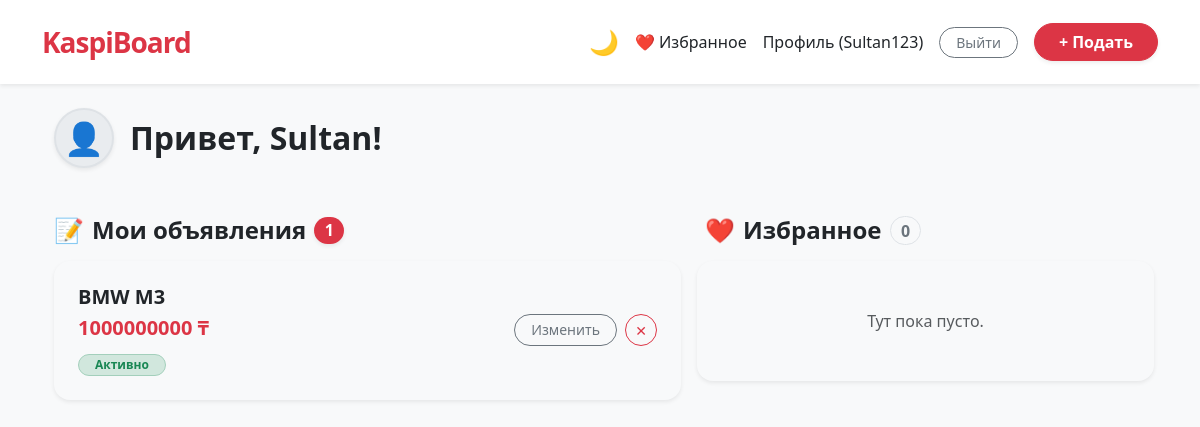
Page /profile/ (signed in) on the committed database.
### core_app/models.py (models this page shows, shortened)
class Ad(models.Model):
    uuid = models.UUIDField(default=uuid.uuid4, editable=False, unique=True)
    author = models.ForeignKey(User, on_delete=models.CASCADE, related_name='ads', verbose_name="Автор")
    category = models.ForeignKey(Category, on_delete=models.CASCADE, related_name='ads', verbose_name="Категория")
    city = models.ForeignKey(City, on_delete=models.CASCADE, related_name='ads', verbose_name="Город")
    title = models.CharField(max_length=200)
    description = models.TextField()
    price = models.PositiveIntegerField(verbose_name="Цена (в тенге)", help_text="Укажите 0, если бесплатно")
    image = models.URLField(max_length=500, blank=True, null=True, verbose_name="URL изображения товара")
    is_top = models.BooleanField(default=False, verbose_name="В топе")
    vip_requested = models.BooleanField(default=False, verbose_name="Заявка на VIP")
    created_at = models.DateTimeField(auto_now_add=True)
    updated_at = models.DateTimeField(auto_now=True)
    is_moderated = models.BooleanField(default=False, verbose_name="Прошло модерацию")

### core_app/views.py (the view)
# urls.py: path('profile/', views.profile_view, name='profile'),
@login_required
def profile_view(request):
    my_ads = Ad.objects.filter(author=request.user).order_by('-created_at')
    favorites = Favorite.objects.filter(user=request.user).select_related('ad')
    return render(request, 'profile.html', {'my_ads': my_ads, 'favorites': favorites})

### core_app/templates/profile.html (shortened to what this page needs)
{% extends 'base.html' %}
{% block content %}
<div class="container mt-4 animate-fade-in">
    <div class="d-flex align-items-center mb-5 profile-header">
        <div class="avatar-circle me-3 shadow-sm animate-bounce-low">
            <span class="fs-2">👤</span>
        </div>
        <h2 class="fw-bold mb-0 text-body">Привет, {{ user.first_name|default:user.username }}!</h2>
    </div>
    <div class="row g-4">
        <div class="col-md-7">
            <h4 class="fw-bold mb-3 text-body d-flex align-items-center">
                <span class="me-2">📝</span> Мои объявления
                <span class="badge bg-danger rounded-pill ms-2 fs-6 shadow-sm">{{ my_ads.count }}</span>
            </h4>
            <div class="card border-0 shadow-sm rounded-4 bg-body-tertiary overflow-hidden">
                <div class="list-group list-group-flush bg-transparent">
                    {% for ad in my_ads %}
                    <div class="list-group-item p-4 bg-transparent border-secondary-subtle animate-list-item" style="animation-delay: {{ forloop.counter0|add:1 }}00ms;">
                        <div class="d-flex justify-content-between align-items-center">
                            <div class="transition-all">
                                <h5 class="mb-1">
                                    <a href="{% url 'ad_detail' ad.uuid %}" class="text-body text-decoration-none fw-bold hover-red">{{ ad.title }}</a>
                                </h5>
                                <p class="text-danger fw-bold mb-2 fs-5">{{ ad.price }} ₸</p>
                                {% if ad.is_moderated %}
                                    <span class="badge bg-success-subtle text-success border border-success-subtle rounded-pill px-3">Активно</span>
                                {% else %}
                                    <span class="badge bg-warning-subtle text-warning border border-warning-subtle rounded-pill px-3">На проверке</span>
                                {% endif %}
                            </div>
                            <div class="d-flex gap-2">
                                <a href="{% url 'ad_update' ad.uuid %}" class="btn btn-outline-secondary btn-sm rounded-pill px-3 transition-scale">Изменить</a>
                                <a href="{% url 'ad_delete' ad.uuid %}" class="btn btn-outline-danger btn-sm rounded-circle p-2 d-flex align-items-center justify-content-center transition-scale" style="width: 32px; height: 32px;">✕</a>
                            </div>
                        </div>
                    </div>
                    {% empty %}
                    <div class="p-5 text-center text-muted bg-transparent animate-fade-in">
                        <div class="display-4 mb-3 opacity-25">📭</div>
                        У вас еще нет объявлений.
                    </div>
                    {% endfor %}
                </div>
            </div>
        </div>
        <div class="col-md-5">
            <h4 class="fw-bold mb-3 text-body d-flex align-items-center">
                <span class="me-2">❤️</span> Избранное
                <span class="badge bg-outline-secondary text-secondary rounded-pill ms-2 fs-6 border">{{ favorites.count }}</span>
            </h4>
            <div class="row row-cols-1 g-3">
                {% for fav in favorites %}
                <div class="col animate-card-pop" style="animation-delay: {{ forloop.counter0|add:3 }}00ms;">
                    <div class="card border-0 shadow-sm rounded-4 h-100 bg-body-tertiary card-hover-minimal">
                        <div class="card-body d-flex justify-content-between align-items-center p-3">
                            <div class="text-truncate me-2">
                                <h6 class="mb-1 text-truncate">
                                    <a href="{% url 'ad_detail' fav.ad.uuid %}" class="text-body text-decoration-none fw-bold">{{ fav.ad.title }}</a>
                                </h6>
                                <p class="text-danger fw-bold mb-0 small">{{ fav.ad.price }} ₸</p>
                            </div>
                            <a href="{% url 'toggle_favorite' fav.ad.uuid %}" class="btn btn-link text-danger text-decoration-none p-0 fs-5 transition-rotate">✕</a>
                        </div>
                    </div>
                </div>
                {% empty %}
                <div class="col-12 p-5 text-center bg-body-tertiary rounded-4 shadow-sm text-muted animate-fade-in">
                    Тут пока пусто.
                </div>
                {% endfor %}
            </div>
        </div>
    </div>
</div>
{% endblock %}

### core_app/templates/base.html (shortened to what this page needs)
{% load static %}
<!DOCTYPE html>
<html lang="ru" data-bs-theme="light">
<head>
    <link href="https://cdn.jsdelivr.net/npm/bootstrap@5.3.2/dist/css/bootstrap.min.css" rel="stylesheet">
    <link rel="stylesheet" href="{% static 'css/style.css' %}">
</head>
<body class="theme-loaded">
<nav class="navbar shadow-sm mb-4 sticky-top bg-body py-2 py-lg-3">
    <div class="container d-flex justify-content-between align-items-center">
        <a class="navbar-brand text-danger fw-bold fs-3" href="{% url 'ad_list' %}">KaspiBoard</a>
        <div class="d-flex align-items-center">
            <div id="theme-toggle" class="me-2 me-lg-3" style="cursor: pointer;">
                <span id="theme-icon" class="fs-4">🌙</span>
            </div>
            {% if user.is_authenticated %}
                <div class="desktop-nav-content d-flex align-items-center">
                    <a class="nav-link fw-medium me-3 transition-all" href="{% url 'favorites_list' %}">❤️ Избранное</a>
                    <a class="nav-link fw-medium me-3 transition-all" href="{% url 'profile' %}">Профиль ({{ user.username }})</a>
                    <a class="btn btn-outline-secondary btn-sm rounded-pill px-3 me-3 transition-all" href="{% url 'logout' %}">Выйти</a>
                    <a class="btn btn-danger rounded-pill px-4 fw-bold shadow-sm transition-all" href="{% url 'ad_create' %}">+ Подать</a>
                </div>
            {% else %}
                <div class="desktop-nav-content">
                    <a class="nav-link d-inline fw-medium me-3 transition-all" href="{% url 'login' %}">Войти</a>
                    <a class="btn btn-danger rounded-pill px-4 fw-bold shadow-sm transition-all" href="{% url 'register' %}">Регистрация</a>
                </div>
            {% endif %}
        </div>
    </div>
</nav>
<div class="container pb-5">
    {% block content %}{% endblock %}
</div>
</body>
</html>

### core_app/static/css/style.css (style rules this page uses)
:root { --kaspi-red: #dc3545; }
body { background-color: #f8f9fa; transition: background-color 0.3s ease; }
.navbar { transition: background-color 0.3s ease; }
.navbar-brand { letter-spacing: -1px; }
.card, .list-group-item { background-color: var(--bs-tertiary-bg); transition: transform 0.3s ease, background-color 0.3s ease; }
.list-group-item { color: var(--bs-body-color); border-color: var(--bs-border-color); }
.text-body { color: var(--bs-body-color) !important; }

### core_app/templates/base.html (style rules this page uses)
:root { --transition-speed: 0.3s; }
body { opacity: 0; transition: opacity 0.4s ease-in-out; padding-bottom: 0; }
body.theme-loaded { opacity: 1; }
.navbar { transition: all 0.3s ease; z-index: 1040; }
#theme-icon { transition: transform 0.5s cubic-bezier(0.5, 1.5, 0.5, 1); display: inline-block; }
.transition-all { transition: all 0.3s ease; }

### core_app/templates/profile.html (style rules this page uses)
.animate-fade-in { animation: fadeIn 0.5s ease-out forwards; }
.animate-list-item { opacity: 0; animation: slideInLeft 0.4s ease-out forwards; }
.animate-bounce-low { animation: bounceLow 3s ease-in-out infinite; }
.avatar-circle { width: 60px; height: 60px; background: var(--bs-secondary-bg); border-radius: 50%; display: flex; align-items: center; justify-content: center; border: 2px solid var(--bs-border-color); }
.transition-scale { transition: transform 0.2s ease; }
.list-group-item { transition: background-color 0.3s ease; }

### rows in the picture
Ad: title "BMW M3", price "1000000000", is_moderated "Активно"

### other values in the picture
{{ user.username }} "Sultan123"
{{ user.first_name|default:user.username }} "Sultan"
{{ my_ads.count }} "1"
{{ favorites.count }} "0"
